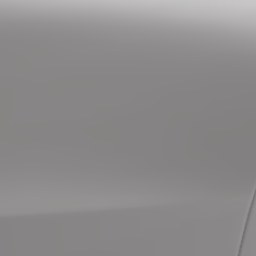
#> input picture GammaCorrection/input.png, 256 x 256 px, found by its file name
$ python Gamma.py
#> lines starting #> are read from the running program, lines starting #| are printed output that depends on the picture
import cv2
import numpy as np
import matplotlib.pyplot as plt
import random


# gamma correction
def gamma_correction(img, c=1, g=2.2):
    out = img.copy()
    out /= 255
    out = (1/c * out) ** (1/g)
    out *= 255
    out = out.astype(np.uint8)
    return out

# Read image
img = cv2.imread("./GammaCorrection/input.png", cv2.IMREAD_COLOR).astype(np.float64)
# Gammma correction
count = 0
for i in range(4):
    rand = random.randrange(80, 200)/100
    print(rand)
    out = gamma_correction(img, g=rand)
    cv2.imwrite("./GammaCorrection/out" + str(count) + ".png", out)
    count = count + 1
#> this loop made 4 passes
#> pass 1, in gamma_correction, `out = (1/c * out) ** (1/g)`:
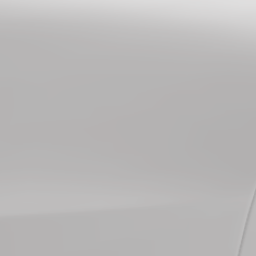
#> out: shape (256, 256, 3) float64; mean B, G, R 0.722, 0.722, 0.729
#> after the loop, count = 4
